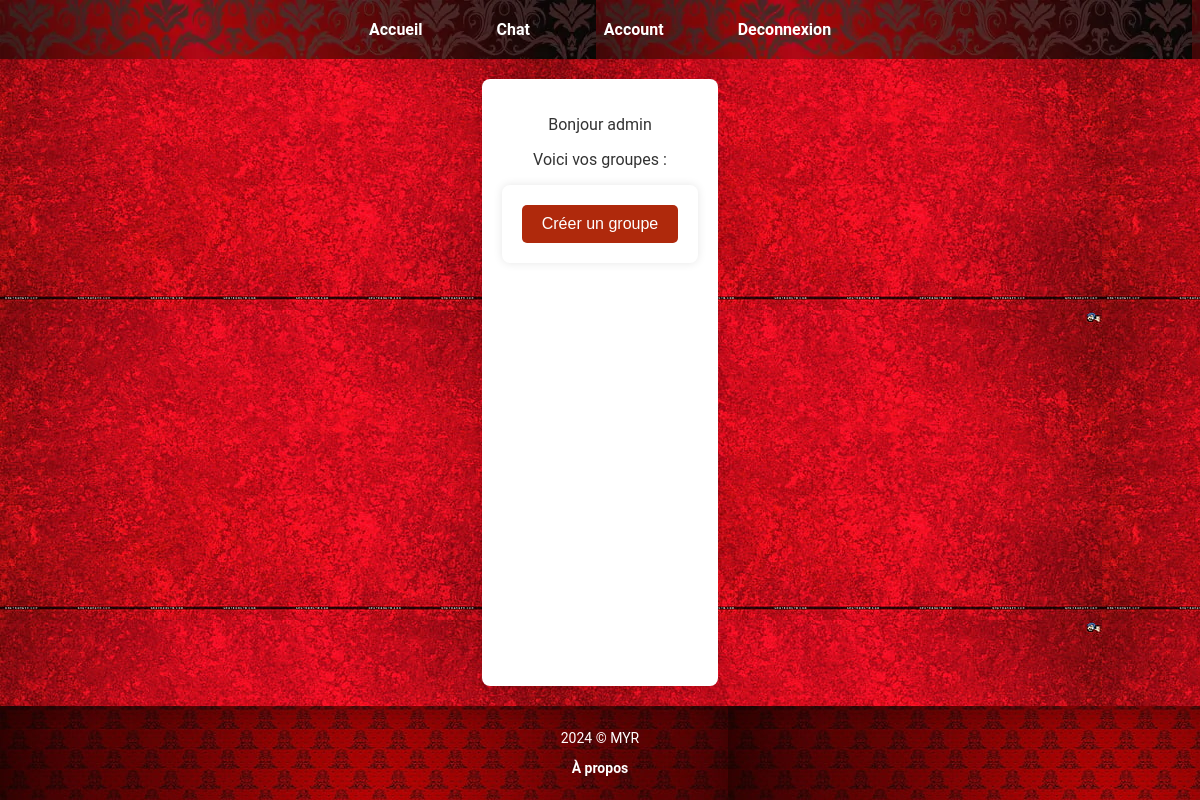
/chat (signed in), run on an earlier commit of the app's database.
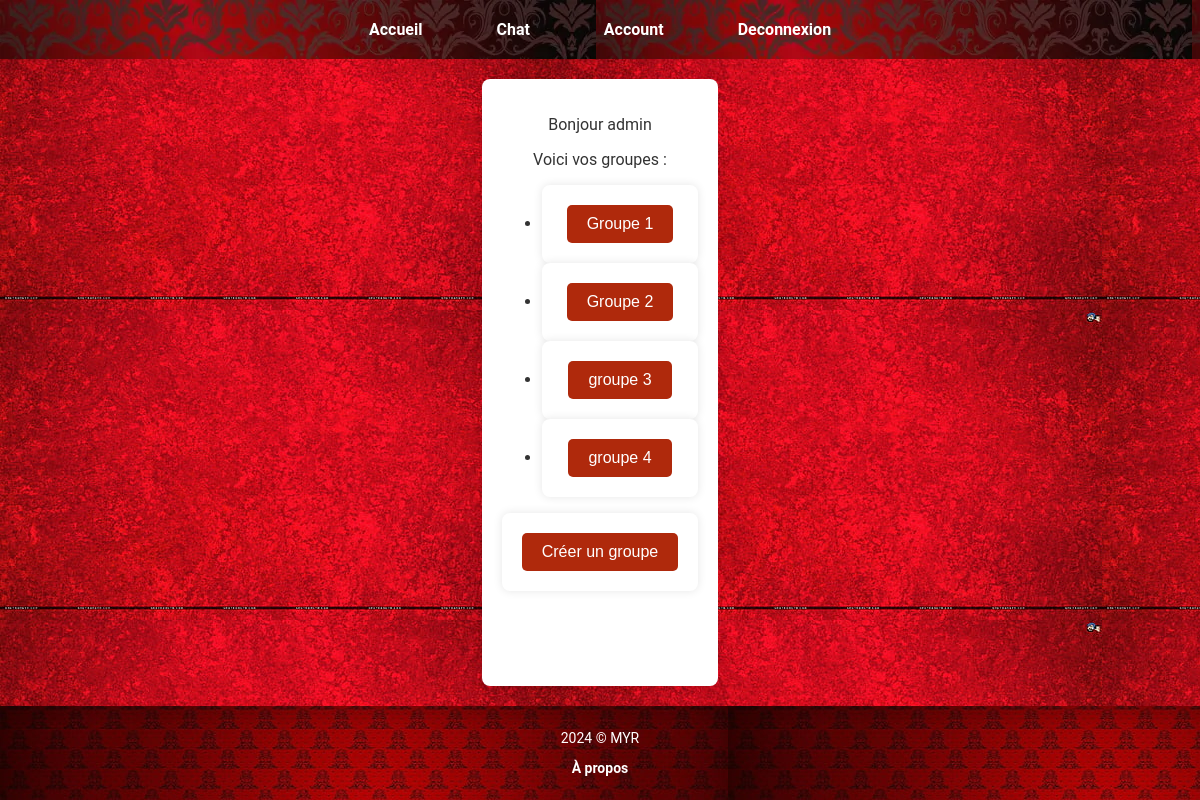
And on a later commit of the database.
### app.py (models this page shows)
class User(db.Model):
    id = db.Column(db.Integer, primary_key=True)
    username = db.Column(db.String(80), unique=True, nullable=False)
    prenom = db.Column(db.String(80), nullable=False)
    age = db.Column(db.Integer, nullable=False)
    nom = db.Column(db.String(80), nullable=False)
    password = db.Column(db.String(120), nullable=False)
    member_of_groups = db.relationship('Group', secondary='user_groups', backref='members')

class Group(db.Model):
    id = db.Column(db.Integer, primary_key=True)
    name = db.Column(db.String(120), unique=True, nullable=False)
    created_by = db.Column(db.Integer, db.ForeignKey('user.id'), nullable=False)
    messages = db.relationship('Message', backref='group', lazy=True)

### app.py (the view)
@app.route("/chat", methods=["POST", "GET"])
def chat():
    if 'username' in session:
        user = User.query.filter_by(username=session['username']).first()
        if user:
            groups = user.member_of_groups
            return render_template("chat.html", username=user.username, groups=groups)
    return render_template("chat.html")

### templates/chat.html (shortened to what this page needs)
<!DOCTYPE html>
<html>
<head>
    <link rel="stylesheet" href="{{ url_for('static', filename='css/style.css') }}">
</head>
<header>
    <nav>
        <ul>
            <li><a href="{{url_for('home')}}">Accueil</a></li>
            <li><a href="{{url_for('chat')}}">Chat</a></li>
            {% if username %}
                <li><a href="{{url_for('account')}}">Account</a></li>
                <li><a href="{{url_for('logout')}}">Deconnexion</a></li>
            {% else %}
                <li><a href="{{url_for('login')}}">Connexion</a></li>
                <li><a href="{{url_for('register')}}">S'inscrire</a></li>
            {% endif %}
        </ul>
    </nav>
</header>
<body>
    <section>
        {% if username %}
            <p>Bonjour {{ username }}</p>
            <p>Voici vos groupes :</p>
            <ul>
                {% for group in groups %}
                    <li>
                        <form action="{{ url_for('group', group_id=group.id) }}" method="get">
                            <button type="submit">{{ group.name }}</button>
                        </form>
                    </li>
                {% endfor %}
            </ul>
            <form action="{{ url_for('create_group') }}" method="get">
                <button type="submit">Créer un groupe</button>
            </form>
        {% else %}
            <p>Veuillez-vous connecter pour voir vos groupes</p>
        {% endif %}
    </section>
</body>
<footer>
    <p>2024 © MYR</p>
    <p><a href="{{url_for('apropos')}}">À propos</a></p>
</footer>
</html>

### static/css/style.css (style rules this page uses)
body { font-family: 'Roboto', sans-serif; background: url("../images/body-pattern.jpg"); color: #333; margin: 0; padding: 0; display: flex; flex-direction: column; min-height: 100vh; }
header { background: url("../images/header-pattern.webp"), #AF290C; padding: 20px 0; }
nav ul { list-style: none; padding: 0; text-align: center; margin: 0; }
nav ul li { display: inline; margin: 0 15px; }
nav ul li a { text-decoration: none; color: white; font-weight: bold; padding: 10px 20px; border-radius: 5px; transition: background-color 0.3s; }
main, section { flex: 1; text-align: center; padding: 50px 20px; }
.presentation, section, .account-container { margin: 20px auto; max-width: 800px; padding: 20px; background-color: white; box-shadow: 0 0 10px rgba(0, 0, 0, 0.1); border-radius: 8px; }
form { display: flex; flex-direction: column; align-items: center; margin: 0 auto; max-width: 400px; padding: 20px; background-color: #fff; border-radius: 8px; box-shadow: 0 0 10px rgba(0, 0, 0, 0.1); }
input[type="submit"], button { background-color: #AF290C; color: white; padding: 10px 20px; border: none; border-radius: 5px; font-size: 16px; cursor: pointer; transition: background-color 0.3s; }
footer { background: url("../images/pattern-footer.jpg"), #FF927B; text-align: center; padding: 10px 0; color: white; font-size: 14px; }
footer a { color: white; text-decoration: none; font-weight: bold; }

What changed in the data, as far as the page shows it:
added Group: name "Groupe 1"
added Group: name "Groupe 2"
added Group: name "groupe 3"
added Group: name "groupe 4"
